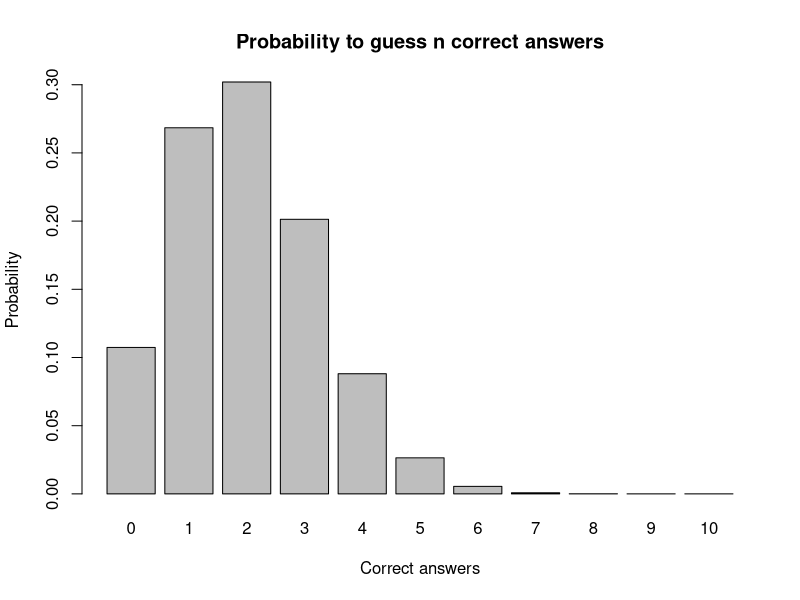
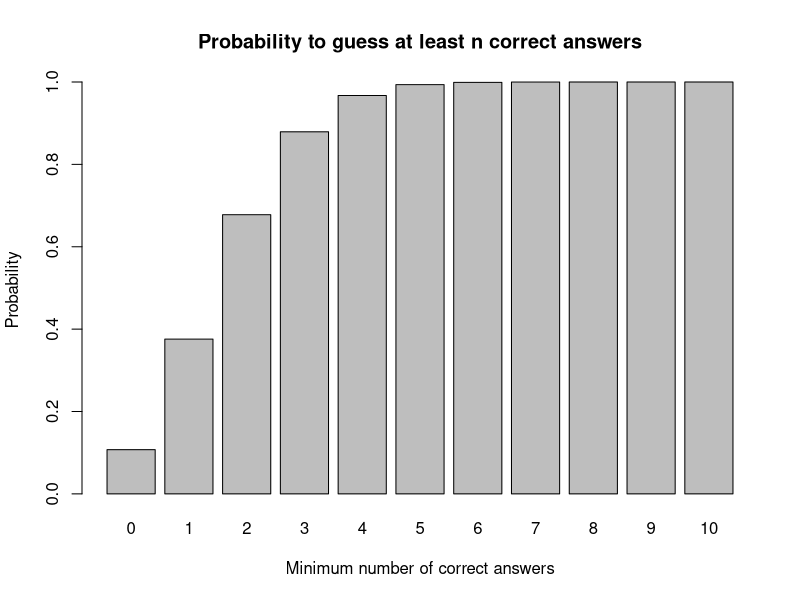
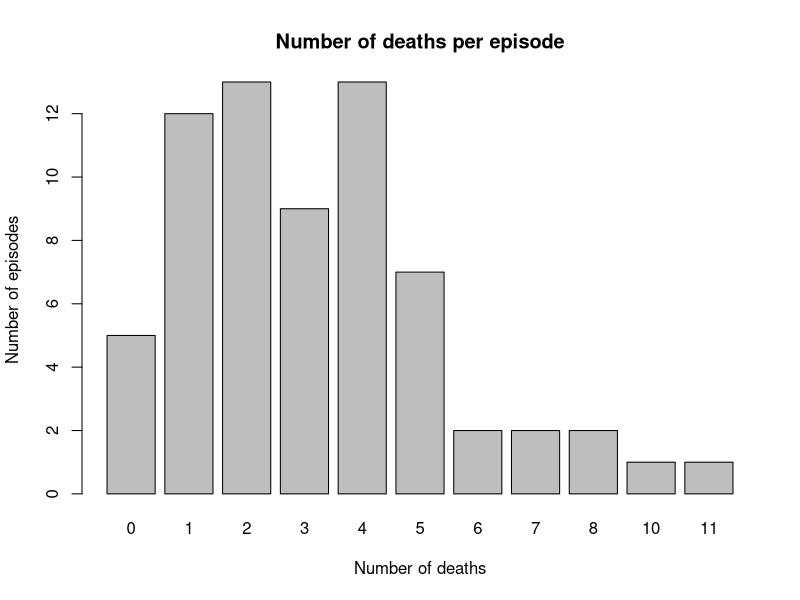
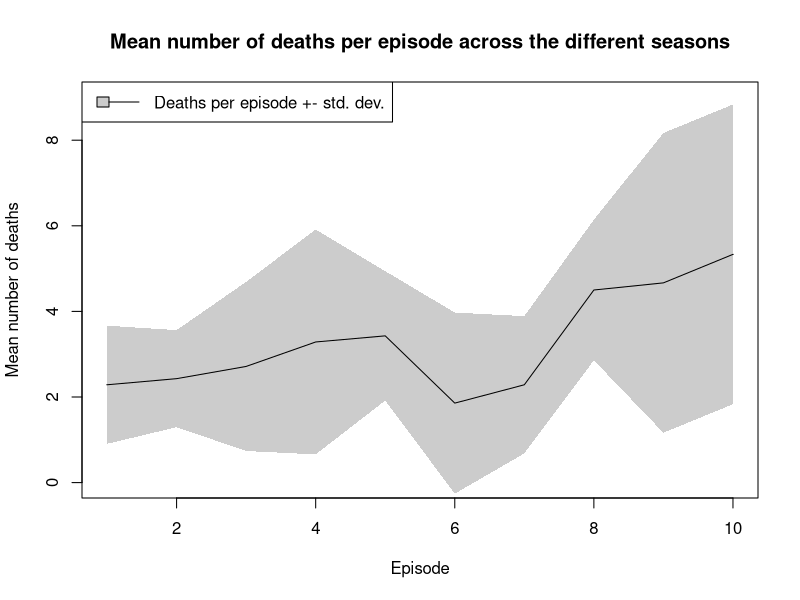

Recreate these plots in R, in order.
# The problem can be represented by a binomial distribution
# with the following parameters

# Number of repetitions of the binary experiment
questions  <- 10

# Success probability
probability <- 0.2

# Let's calculate the expected value
# For a binomial distribution: 
# exp = n_repetitions * success_probability

expected <- questions * probability
print(paste("The expected value is:", expected))

# Now calculate the standard deviation
# For a binomial distribution: 
# std_dev = (n_repetitions * success_probability)(1 - success_probability) =
# = exp * (1 - success_probability)

std.dev <- sqrt(expected*(1 - probability))

print(paste("The standard deviation is:", format(round(sqrt(std.dev), 2), nsmall = 2)))

# Calculate the probability of guessing 0,1,2,..,10 questions

# dbinom is the R command we need
prob.vec <- dbinom(0:10,questions,probability)

print("The probability to guess:")
for (i in 0:10){
    if (i == 1)
        print(paste(i,"question:",format(round(prob.vec[i+1], 8), nsmall = 8)))
    else
        print(paste(i,"questions:",format(round(prob.vec[i+1], 8), nsmall = 8)))
}

print(paste("Luckily, the sum of all the probabilities is:", sum(prob.vec)))

# Calculate the probability of guessing at least i questions

# pbinom is the R command we need
prob.cumulative <- pbinom(0:10, questions, probability)

print("The probability to guess at least:")
for (i in 0:10){
    if (i == 1)
        print(paste(i,"question:",format(round(prob.cumulative[i+1], 8), nsmall = 8)))
    else
        print(paste(i,"questions:",format(round(prob.cumulative[i+1], 8), nsmall = 8)))
}

# Now, let's plot the probabilities...

barplot(prob.vec, names.arg = c(0:10), xlab = "Correct answers", ylab = "Probability",
       main = "Probability to guess n correct answers")

# ... and the cumulative probabilities
# (probability to guess at least n answers)

barplot(prob.cumulative, names.arg = c(0:10), xlab = "Minimum number of correct answers", ylab = "Probability",
       main = "Probability to guess at least n correct answers")

# Load the necessary library and the file

# Useful to manage and plot data.frames
library("tidyverse")

# Load the file
got <- read_csv("GOT.csv")
str(got)

# Let's see how the number of deaths per episode is distributed
death.table <- table(got$NumDeaths)

barplot(death.table, xlab="Number of deaths", ylab="Number of episodes",
       main = "Number of deaths per episode")

# The distribution, as we guessed, is very similar to a Poisson
# Let's extract the key value of the distribution

# lambda = mean value of the distribution
# sqrt(lambda) = standard deviation of the distribution
lambda <- mean(got$NumDeaths)
print(paste("The expected value of deaths in an episode is", format(round(lambda, 2), nsmall = 2)))
print(paste("The standard deviation is", format(round(sqrt(lambda), 2), nsmall = 2)))

# The probability to have more than 4 deaths in an episode can be
# calculated using the 'ppois' function.
# Since 'ppois' returns the probability to have 4 or less deaths,
# we have to consider (1 - ppois(4, lambda))

p.4 <- (1 - ppois(4, lambda))
print(paste("The probability to have more than 4 deaths in an episode is", 
            format(round(p.4*100, 2), nsmall = 2),"%"))

# Let's plot the distribution of the mean number of deaths per episode
# versus the number of episode in the season
death.episode.mean    <- c(tapply(X = got$NumDeaths, INDEX = got$Episode, mean))
death.episode.std.dev <- c(tapply(X = got$NumDeaths, INDEX = got$Episode, sd))

death.episode.std.dev.up   <- death.episode.mean + death.episode.std.dev
death.episode.std.dev.down <- death.episode.mean - death.episode.std.dev

plot(c(1:10), death.episode.mean, ylim = c(0,9), type = "l",
    xlab = "Episode", ylab = "Mean number of deaths",
    main = "Mean number of deaths per episode across the different seasons")

polygon(c(c(1:10), c(10:1)), c(death.episode.std.dev.up, rev(death.episode.std.dev.down)), col = "grey80", border = NA)
lines(c(1:10), death.episode.mean, ylim = c(0,9))

legend("topleft",lty=1, "Deaths per episode +- std. dev.", 
       col = "black",
      fill = "grey80")

death.prob <- dpois(0:10, lambda)

print("The probability to have:")
for (i in 0:10){
    if (i == 1)
        print(paste(i,"death:",format(round(death.prob[i+1], 8), nsmall = 8)))
    else
    print(paste(i,"deaths:",format(round(death.prob[i+1], 8), nsmall = 8)))
}

print(paste("In this, the sum of these probabilities is:",format(round(sum(death.prob), 8), nsmall = 8)))
print(paste("This means that the probability to have more than 10 deaths in an episode is", 
            format(round(1 - sum(death.prob), 8), nsmall = 8)))

# The distribution describing this measurement is a gaussian (normal)
# with the following parameters:

# Mean of the distribution and expected value
mean <- 180

# Standard deviation
std.dev <- 25

# To get the probability of a person to have more than 225 mg/dL
# we have to calculate the cumulative until 225 mg/dL and 
# take (1 - cumulative(225 mg/dL))

prob.more.225 <- 1 - pnorm(225,180,25)
print(paste("The probability for a person to have more than 225 mg/dL of cholesterol is:",
            format(round(prob.more.225, 4), nsmall = 4)))

# To get the value of cholesterol that encloses the 95%
# of the population, we have to use the 'qnorm' function

p <- 0.95

perc.95 <- qnorm(p,mean,std.dev)
print(paste("95% of the population has a value of cholesterol of:",
            format(round(perc.95, 0), nsmall = 0),"or less"))

# Considering that the mean value of cholesterol is 180 mg/dL
# and that it cannot assume negative values, it makes sense to 
# plot the probability density function (p.d.f.) and the 
# distribution function between 0 and 360.

# Define x coordinate
x <- seq(0, 360, length=3600)

# Produce a vector with the p.d.f. evaluated
# in each point of x
pdf <- dnorm(x,mean,std.dev)

# Produce a vector with the distribution function evaluated
# in each point of x
dist.func <- pnorm(x,mean,std.dev)

# Now plot the distributions and save them into a pdf file

# Save everything that follows in
# "Gaussian_distribution.pdf"
pdf("Gaussian_distribution.pdf")

par(mfrow=c(2,1)) 

# p.d.f. plot
plot(x, pdf, type="l", lty=1, 
     xlab="Cholesterol level [mg/dL]", ylab="Probability density", 
     main="Probability density function of cholesterol level")

# Distribution function plot
plot(x, dist.func, type="l", lty=1, 
     xlab="Cholesterol level [mg/dL]", ylab="Distribution function", 
     main="Distribution function of cholesterol level")

# Stop saving things in "Gaussian_distribution.pdf"
dev.off()
